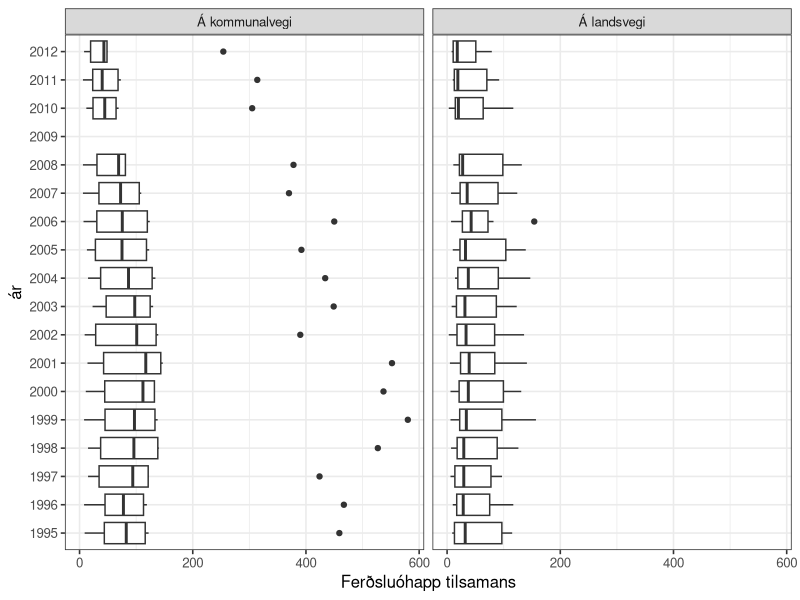
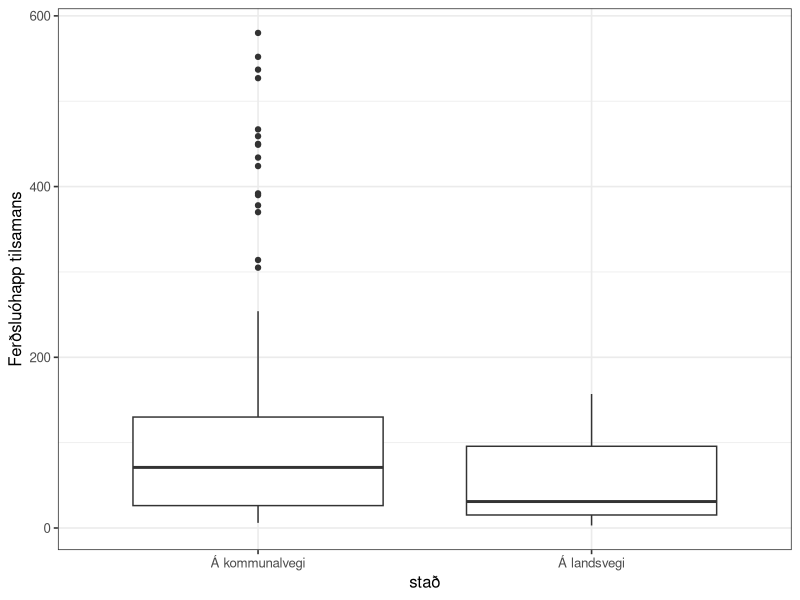
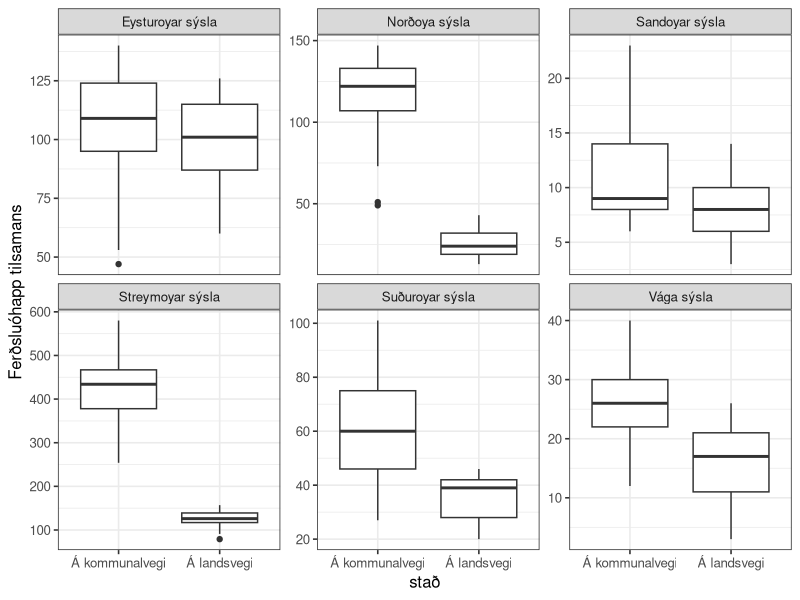
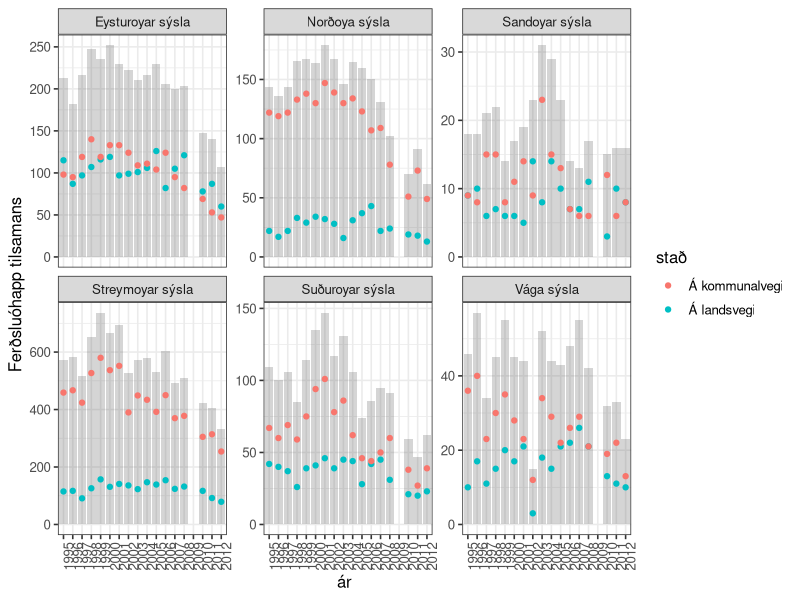
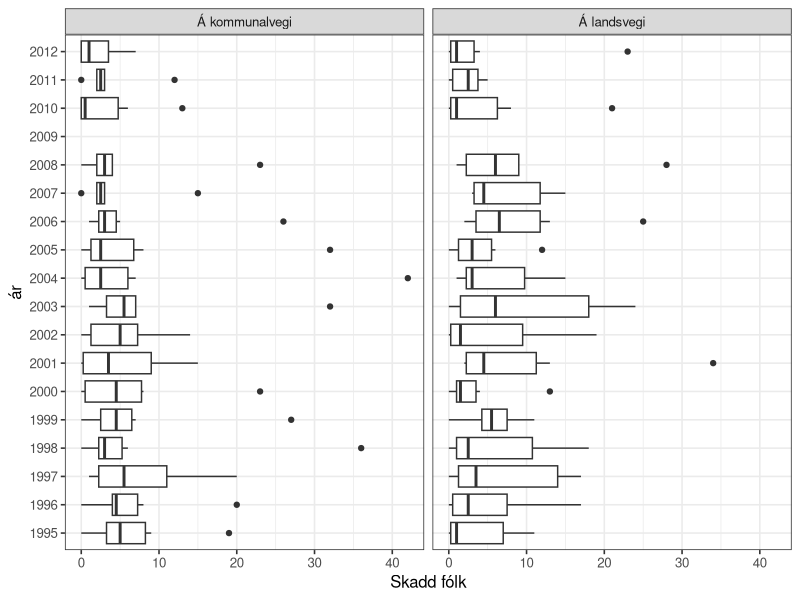
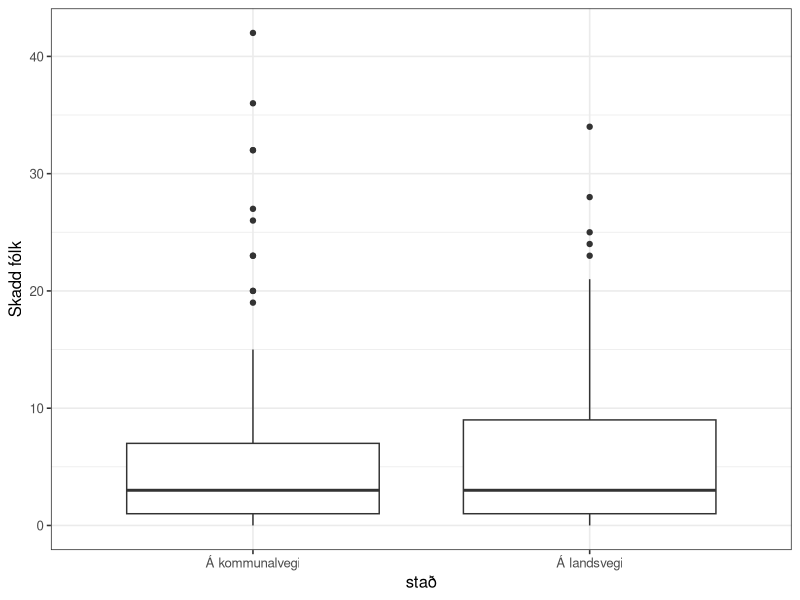
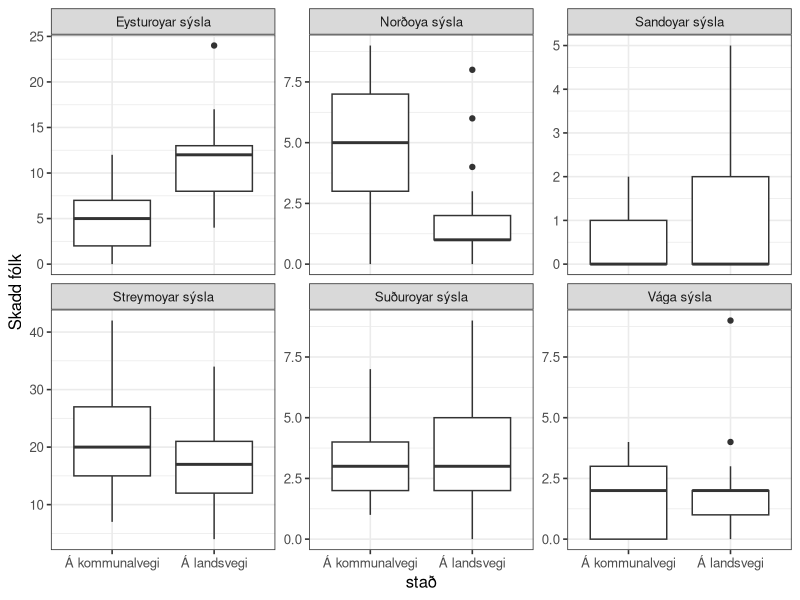
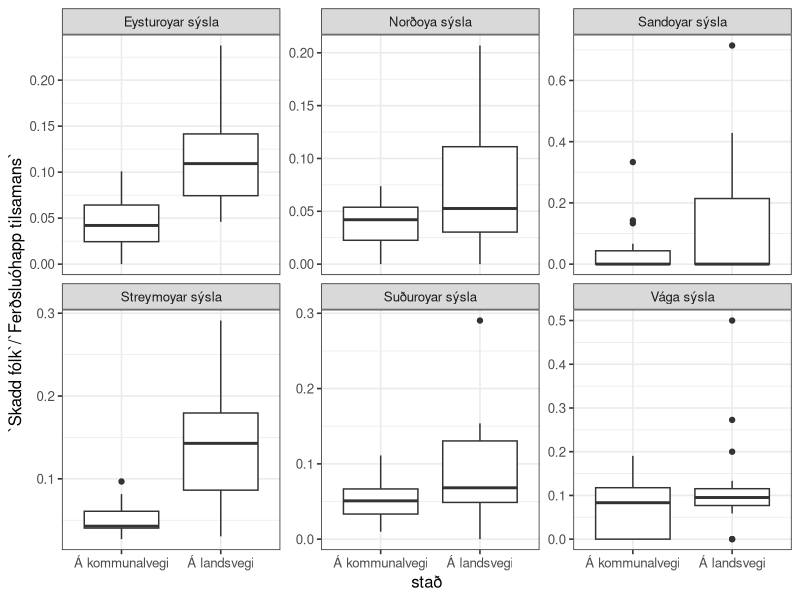

The R script that drew these images, in order:
## ---- chunk 1
knitr::opts_chunk$set(echo = TRUE)

options(dplyr.summarise.inform = FALSE)
library(tidyverse)

# set theme used for plotting
theme_set(theme_bw(base_size = 12))

## ---- chunk 2
n_lesandi <- 2:10
roynd_nr <- 1:2

sama_fdag <- crossing(n_lesandi, roynd_nr)
sama_fdag
## ---- chunk 3
sama_fdag <- mutate(
  sama_fdag,
  fdag = map(n_lesandi, ~ sample(365, ., replace = TRUE))
  )
sama_fdag
## ---- chunk 4
# Ein listi av integers
str(sama_fdag$fdag)
## ---- chunk 5


sama_fdag <- mutate(sama_fdag, nakar_sdag = map_lgl(fdag, ~ any(duplicated(.x))))
sama_fdag

## ---- chunk 6
p_samadag <- sama_fdag %>%
  group_by(n_lesandi) %>%
  summarise(p_sdag = mean(nakar_sdag))

p_samadag
## ---- chunk 7

## ---- chunk 8

## ---- chunk 9

## ---- chunk 10

## ---- chunk 11

## ---- chunk 12

## ---- chunk 13


## ---- chunk 14

## ---- chunk 15

## ---- chunk 16

## ---- chunk 17

## ---- chunk 18

## ---- chunk 19

## ---- chunk 20

## ---- chunk 21

## ---- chunk 22

## ---- chunk 23
ferdslu_ohapp <- read_csv("ferdslu_ohapp.csv")
ferdslu_ohapp
## ---- chunk 24
ferdslu_ohapp <- read_csv("ferdslu_ohapp.csv", skip = 1, na = "..")
ferdslu_ohapp
## ---- chunk 25
ferdslu_ohapp <- ferdslu_ohapp %>%
  mutate(across(everything(), ~ str_replace(., "-", "0")))
ferdslu_ohapp
## ---- chunk 26
ferdslu_ohapp <- pivot_longer(ferdslu_ohapp, cols = '1995':'2012',
                   names_to = "ár", values_to = "n", values_transform = list(n = as.integer))

ferdslu_ohapp

#ferdslu_ohapp$n <- as.integer(ferdslu_ohapp$n)

## ---- chunk 27

ferdslu_ohapp <- pivot_wider(ferdslu_ohapp, names_from = slag, values_from = n)


ferdslu_ohapp
## ---- chunk 28

ggplot(ferdslu_ohapp) +
  geom_boxplot(aes(x = `Ferðsluóhapp tilsamans`, y = ár), na.rm = TRUE) +
  facet_wrap(~stað)

## ---- chunk 29
df <- ferdslu_ohapp %>%
  filter(`Ferðsluóhapp tilsamans` > 150) 
df
## ---- chunk 30

ggplot(data = ferdslu_ohapp) +
  geom_boxplot(aes(x = stað, y = `Ferðsluóhapp tilsamans`), na.rm = TRUE)

## ---- chunk 31

ggplot(data = ferdslu_ohapp) +
  geom_boxplot(aes(x = stað, y = `Ferðsluóhapp tilsamans`), na.rm = TRUE) +
  facet_wrap(~sýsla, scales = "free_y")
  
  

## ---- chunk 32

ggplot(ferdslu_ohapp) +
  geom_bar(aes(x = ár, y = `Ferðsluóhapp tilsamans`), alpha = 0.25, stat = "Identity", na.rm = TRUE) +
  geom_point(aes(x = ár, y = `Ferðsluóhapp tilsamans`, colour = stað), na.rm = TRUE) +
  facet_wrap(~sýsla, scales = "free_y") +
  theme(axis.text.x = element_text(angle = 90))

## ---- chunk 33
ggplot(ferdslu_ohapp, aes(x = `Skadd fólk`, y = `ár`)) +
  geom_boxplot(na.rm = TRUE) +
  facet_wrap(~ `stað`)

## ---- chunk 34
ggplot(ferdslu_ohapp, aes(x = `stað`, y = `Skadd fólk`)) +
  geom_boxplot(na.rm = TRUE)
## ---- chunk 35
ggplot(ferdslu_ohapp, aes(x = `stað`, y = `Skadd fólk`)) +
  geom_boxplot(na.rm = TRUE) +
  facet_wrap(~ `sýsla`, scales = "free_y")
## ---- chunk 36
ggplot(ferdslu_ohapp, aes(x = `stað`, y = `Skadd fólk` / `Ferðsluóhapp tilsamans`)) +
  geom_boxplot(na.rm = TRUE) +
  facet_wrap(~ `sýsla`, scales = "free_y")
## ---- chunk 37
ggplot(ferdslu_ohapp) +
  geom_boxplot(aes(x = `Skadd fólk`/`Ferðsluóhapp tilsamans`, y = `stað`), color = "red", na.rm = TRUE) +
  geom_violin(aes(x = `Skadd fólk`/`Ferðsluóhapp tilsamans`, y = `stað`), alpha = 0.25, na.rm = TRUE) +
  geom_boxplot(aes(x = `Skadd fólk` / `Ferðsluóhapp tilsamans`, y = `sýsla`), color = "blue", na.rm = TRUE) +
  geom_violin(aes(x = `Skadd fólk` / `Ferðsluóhapp tilsamans`, y = `sýsla`), alpha = 0.25, na.rm = TRUE)
## ---- chunk 38
ophapp_yvirlit <- ferdslu_ohapp %>% 
  filter(`ár` != "2009") %>%
  group_by(`stað`) %>%
  summarise(
    n = n(),
    n_ohapp = sum(`Ferðsluóhapp tilsamans`),
    n_skadd = sum(`Skadd fólk`),
    p_skadd = n_skadd / n_ohapp
  )

ophapp_yvirlit
## ---- chunk 39

## ---- chunk 40

## ---- chunk 41

## ---- chunk 42

## ---- chunk 43

## ---- chunk 44

## ---- chunk 45

## ---- chunk 46

## ---- chunk 47
